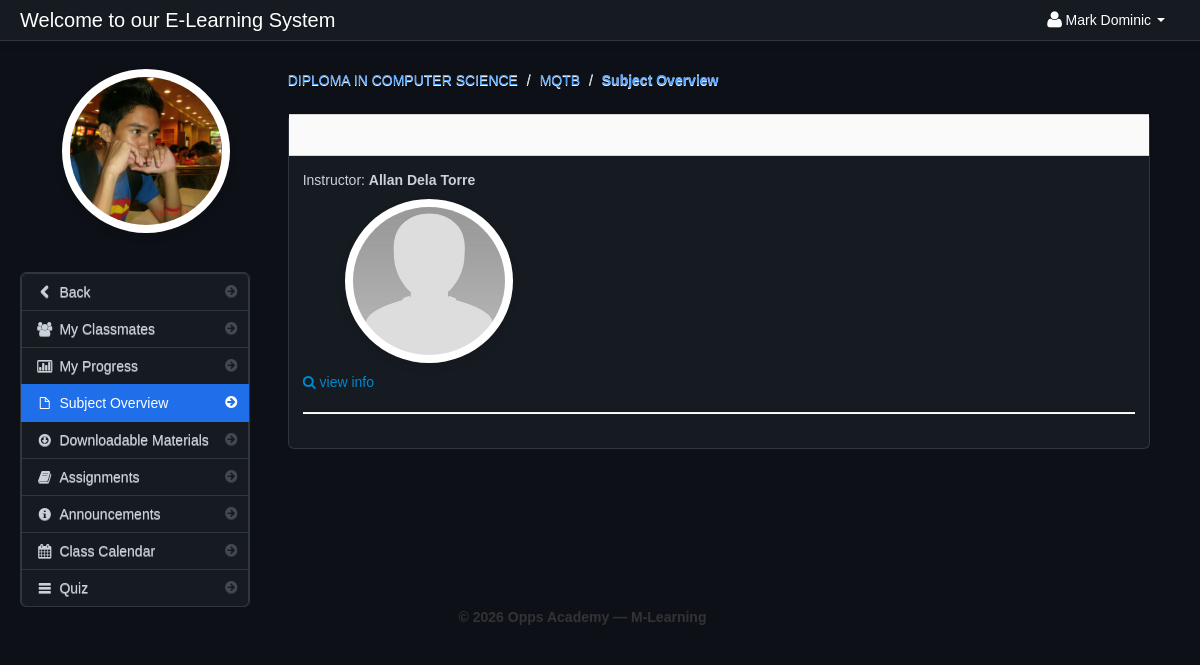
The page /subject_overview_student.php?id=172 (signed in) on the database its author committed.
### tables this page shows
CREATE TABLE `student` (
  `student_id` int(11) NOT NULL,
  `firstname` varchar(100) NOT NULL,
  `lastname` varchar(100) NOT NULL,
  `class_id` int(11) NOT NULL,
  `username` varchar(100) NOT NULL,
  `password` varchar(100) NOT NULL,
  `location` varchar(100) NOT NULL,
  `status` varchar(100) NOT NULL
);

CREATE TABLE `teacher_class` (
  `teacher_class_id` int(11) NOT NULL,
  `teacher_id` int(11) NOT NULL,
  `class_id` int(11) NOT NULL,
  `subject_id` int(11) NOT NULL,
  `thumbnails` varchar(100) NOT NULL,
  `school_year` varchar(100) NOT NULL
);

CREATE TABLE `class` (
  `class_id` int(11) NOT NULL,
  `class_name` varchar(100) NOT NULL
);

CREATE TABLE `subject` (
  `subject_id` int(11) NOT NULL,
  `subject_code` varchar(100) NOT NULL,
  `subject_title` varchar(100) NOT NULL,
  `category` varchar(100) NOT NULL,
  `description` longtext NOT NULL,
  `unit` int(11) NOT NULL,
  `Pre_req` varchar(100) NOT NULL,
  `semester` varchar(100) NOT NULL
);

CREATE TABLE `teacher` (
  `teacher_id` int(11) NOT NULL,
  `username` varchar(100) NOT NULL,
  `password` varchar(200) NOT NULL,
  `firstname` varchar(100) NOT NULL,
  `lastname` varchar(100) NOT NULL,
  `department_id` int(11) NOT NULL,
  `location` varchar(200) NOT NULL,
  `about` varchar(500) NOT NULL,
  `teacher_status` varchar(20) NOT NULL,
  `teacher_stat` varchar(100) NOT NULL
);

### session.php (called while the page is built, shortened)
<?php
$session_id=$_SESSION['id'];
?>

### subject_overview_student.php (the view, shortened to what this page needs)
<?php include('header_dashboard.php'); ?>
<?php include('session.php'); ?>
<?php $get_id = $_GET['id']; ?>
    <body>
		<?php include('navbar_student.php'); ?>
        <div class="container-fluid">
            <div class="row-fluid">
				<?php include('subject_overview_link_student.php'); ?>
                <div class="span9" id="content">
                     <div class="row-fluid">
										<?php $class_query = mysqli_query($conn,"select * from teacher_class
										LEFT JOIN class ON class.class_id = teacher_class.class_id
										LEFT JOIN subject ON subject.subject_id = teacher_class.subject_id
										where teacher_class_id = '$get_id'")or die(mysqli_error());
										$class_row = mysqli_fetch_array($class_query);
										?>
					     <ul class="breadcrumb">
							<li><a href="#"><?php echo $class_row['class_name']; ?></a> <span class="divider">/</span></li>
							<li><a href="#"><?php echo $class_row['subject_code']; ?></a> <span class="divider">/</span></li>
							<li><a href="#"><b>Subject Overview</b></a></li>
						</ul>
                        <div id="block_bg" class="block">
                            <div class="navbar navbar-inner block-header">
                            </div>
                            <div class="block-content collapse in">
                                <div class="span12">
  											<?php $query = mysqli_query($conn,"select * from teacher_class
										LEFT JOIN class ON class.class_id = teacher_class.class_id
										LEFT JOIN subject ON subject.subject_id = teacher_class.subject_id
										LEFT JOIN teacher ON teacher.teacher_id = teacher_class.teacher_id
										where teacher_class_id = '$get_id'")or die(mysqli_error());
										$row = mysqli_fetch_array($query);
										?>
										Instructor: <strong><?php echo $row['firstname']; ?> <?php echo $row['lastname']; ?></strong>
															<br>
															<img id="avatar" class="img-polaroid" src="admin/<?php echo $row['location']; ?>" width>
															<p><a href=""><i class="icon-search"></i> view info</a></p>
															<hr>
                                </div>
                            </div>
                        </div>
                    </div>
                </div>
            </div>
		<?php include('footer.php'); ?>
        </div>
		<?php include('script.php'); ?>
    </body>
</html>

### navbar_student.php (shortened to what this page needs)
<div class="navbar navbar-fixed-top navbar-inverse">
        <div class="navbar-inner">
            <div class="container-fluid">
                <a class="brand" href="#">Welcome to our   E-Learning System</a>
					<div class="nav-collapse collapse">
						<ul class="nav pull-right">
							<?php $query= mysqli_query($conn,"select * from student where student_id = '$session_id'")or die(mysqli_error());
									$row = mysqli_fetch_array($query);
							?>
							<li class="dropdown">
								<a href="#" role="button" class="dropdown-toggle" data-toggle="dropdown"> <i class="icon-user icon-large"></i><?php echo $row['firstname']." ".$row['lastname'];  ?> <i class="caret"></i></a>
							</li>
						</ul>
					</div>
            </div>
        </div>
</div>

### subject_overview_link_student.php (shortened to what this page needs)
<div class="span3" id="sidebar">
	<img id="avatar" src="admin/<?php echo $row['location']; ?>" class="img-polaroid">
		<ul class="nav nav-list bs-docs-sidenav nav-collapse collapse">
				<li class=""><a href="dashboard_student.php"><i class="icon-chevron-right"></i><i class="icon-chevron-left"></i>&nbsp;Back</a></li>
				<li class=""><a href="my_classmates.php<?php echo '?id='.$get_id; ?>"><i class="icon-chevron-right"></i><i class="icon-group"></i>&nbsp;My Classmates</a></li>
				<li class=""><a href="progress.php<?php echo '?id='.$get_id; ?>"><i class="icon-chevron-right"></i><i class="icon-bar-chart"></i>&nbsp;My Progress</a></li>
				<li class="active"><a href="subject_overview_student.php<?php echo '?id='.$get_id; ?>"><i class="icon-chevron-right"></i><i class="icon-file"></i>&nbsp;Subject Overview</a></li>
				<li class=""><a href="downloadable_student.php<?php echo '?id='.$get_id; ?>"><i class="icon-chevron-right"></i><i class="icon-download"></i>&nbsp;Downloadable Materials</a></li>
				<li class=""><a href="assignment_student.php<?php echo '?id='.$get_id; ?>"><i class="icon-chevron-right"></i><i class="icon-book"></i>&nbsp;Assignments</a></li>
				<li class=""><a href="announcements_student.php<?php echo '?id='.$get_id; ?>"><i class="icon-chevron-right"></i><i class="icon-info-sign"></i>&nbsp;Announcements</a></li>
				<li class=""><a href="class_calendar_student.php<?php echo '?id='.$get_id; ?>"><i class="icon-chevron-right"></i><i class="icon-calendar"></i>&nbsp;Class Calendar</a></li>
				<li class=""><a href="student_quiz_list.php<?php echo '?id='.$get_id; ?>"><i class="icon-chevron-right"></i><i class="icon-reorder"></i>&nbsp;Quiz</a></li>
		</ul>
</div>

### admin/assets/styles.css (style rules this page uses)
body { padding-top: 60px; padding-bottom: 40px; background-color: #0d1117; color: #c9d1d9; }
#content { margin-left:0px; }
.breadcrumb { margin: 0 0 0px; padding: 10px 0px; background-color: transparent; }
.block { background: #161b22 !important; border: 1px solid #30363d; margin: 1em 0em; border-top: none; -webkit-box-shadow: none; -moz-box-shadow: none; box-shadow: none; border-radius: 6px; color: #c9d1d9; }
.block-content { margin: 1em; min-height: .25em; }
.block-header { margin-bottom: 0px; border-right: none; border-left: none; -webkit-border-radius: 0px; -moz-border-radius: 0px; border-radius: 0px; }
.bs-docs-sidenav { max-width: 228px; margin: 30px 0 0; padding: 0; background-color: #161b22; -webkit-border-radius: 6px; -moz-border-radius: 6px; border-radius: 6px; -webkit-box-shadow: none; -moz-box-shadow: none; box-shadow: none; border: 1px solid #30363d; }
.bs-docs-sidenav > li > a { display: block; width: 190px \9; margin: 0 0 -1px; padding: 8px 14px; border: 1px solid #30363d; color: #c9d1d9; }
.bs-docs-sidenav > li:first-child > a { -webkit-border-radius: 6px 6px 0 0; -moz-border-radius: 6px 6px 0 0; border-radius: 6px 6px 0 0; }
.bs-docs-sidenav > li:last-child > a { -webkit-border-radius: 0 0 6px 6px; -moz-border-radius: 0 0 6px 6px; border-radius: 0 0 6px 6px; }
.bs-docs-sidenav > .active > a { position: relative; z-index: 2; padding: 9px 15px; border: 0; text-shadow: none; background-color: #1f6feb; color: #ffffff; -webkit-box-shadow: none; -moz-box-shadow: none; box-shadow: none; }
.bs-docs-sidenav .icon-chevron-right { float: right; margin-top: 2px; margin-right: -6px; opacity: .25; }
.bs-docs-sidenav .active .icon-chevron-right, .bs-docs-sidenav .active a:hover .icon-chevron-right { opacity: 1; }

### rows shown on the page
student: firstname "Mark", lastname "Dominic", location (picture)
teacher_class: class.class_name "DIPLOMA IN COMPUTER SCIENCE", subject.subject_code "MQTB", teacher.firstname "Allan", teacher.lastname "Dela Torre", teacher.location (placeholder picture)
